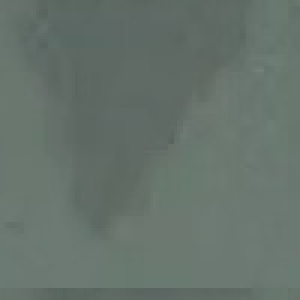
#> input picture arrow/up_down/down.jpg, 100 x 100 px (shown 3 times larger); the run also reads 1 picture not shown here
$ python inference.py
#> lines starting #> are read from the running program, lines starting #| are printed output that depends on the picture
import cv2
import pandas as pd
import re
import numpy as np

pattern_image01 = cv2.imread("arrow/up_down/down.jpg")
#> pattern_image01 is the input picture: shape (100, 100, 3); mean B, G, R 107.3, 114.5, 101.9
pattern_image02 = cv2.imread("arrow/up_down/up.jpg")
pattern_image01 = cv2.cvtColor(pattern_image01, cv2.COLOR_BGR2GRAY)
#> pattern_image01: shape (100, 100)
pattern_image02 = cv2.cvtColor(pattern_image02, cv2.COLOR_BGR2GRAY)
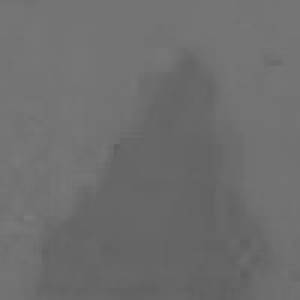
#> pattern_image02: shape (100, 100) (shown 3 times larger); min 95, max 123, mean 109.8


# [6 lines left out: function mse, not called in this run]


class Video2Text:
    # [81 lines left out: functions __init__, timestamp, inference, not called in this run]

    def rec(self, image):
        result = self.rec_model.ocr(img=image, rec=True, det=False, cls=False)
        return result

    # [10 lines left out: function write_result, not called in this run]
